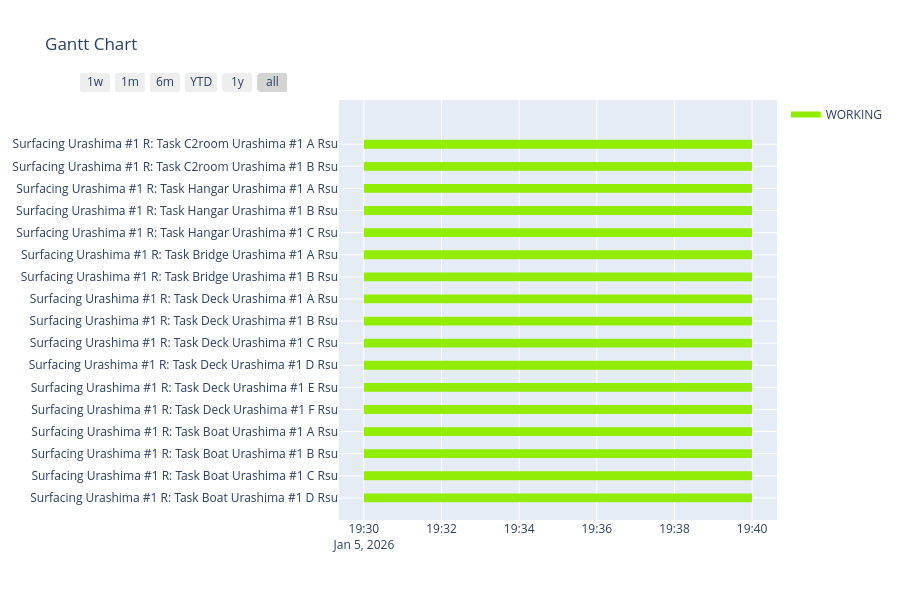

Here is the notebook cell this chart was saved with:
### Code cell
task_id_list = [
    ur8k_1_task_C2_A_Rsu.ID, ur8k_1_task_C2_B_Rsu.ID,
    ur8k_1_task_HA_A_Rsu.ID, ur8k_1_task_HA_B_Rsu.ID, ur8k_1_task_HA_C_Rsu.ID,
    ur8k_1_task_BR_A_Rsu.ID, ur8k_1_task_BR_B_Rsu.ID,
    ur8k_1_task_DE_A_Rsu.ID, ur8k_1_task_DE_B_Rsu.ID, ur8k_1_task_DE_C_Rsu.ID, ur8k_1_task_DE_D_Rsu.ID, ur8k_1_task_DE_E_Rsu.ID, ur8k_1_task_DE_F_Rsu.ID,
    ur8k_1_task_BO_A_Rsu.ID, ur8k_1_task_BO_B_Rsu.ID, ur8k_1_task_BO_C_Rsu.ID, ur8k_1_task_BO_D_Rsu.ID,
]

ur8k_1_surface_R.create_gantt_plotly(project.init_datetime, project.unit_timedelta, target_id_order_list=list(task_id_list)).show()

### Figure 1 — Plotly figure (JSON) as saved in the notebook; plotly's stock layout.template omitted (floating-point values rounded to 4 significant figures)
{"data": [{"fill": "toself", "fillcolor": "rgb(146, 237, 5)", "hoverinfo": "name", "legendgroup": "rgb(146, 237, 5)", "mode": "none", "name": "WORKING", "type": "scatter", "x": ["2026-01-05 19:30:00", "2026-01-05 19:40:00", "2026-01-05 19:40:00", "2026-01-05 19:30:00", "2026-01-05 19:30:00", "2026-01-05 19:30:00", "2026-01-05 19:40:00", "2026-01-05 19:40:00", "2026-01-05 19:30:00", "2026-01-05 19:30:00", "2026-01-05 19:30:00", "2026-01-05 19:40:00", "2026-01-05 19:40:00", "2026-01-05 19:30:00", "2026-01-05 19:30:00", "2026-01-05 19:30:00", "2026-01-05 19:40:00", "2026-01-05 19:40:00", "2026-01-05 19:30:00", "2026-01-05 19:30:00", "2026-01-05 19:30:00", "2026-01-05 19:40:00", "2026-01-05 19:40:00", "2026-01-05 19:30:00", "2026-01-05 19:30:00", "2026-01-05 19:30:00", "2026-01-05 19:40:00", "2026-01-05 19:40:00", "2026-01-05 19:30:00", "2026-01-05 19:30:00", "2026-01-05 19:30:00", "2026-01-05 19:40:00", "2026-01-05 19:40:00", "2026-01-05 19:30:00", "2026-01-05 19:30:00", "2026-01-05 19:30:00", "2026-01-05 19:40:00", "2026-01-05 19:40:00", "2026-01-05 19:30:00", "2026-01-05 19:30:00", "2026-01-05 19:30:00", "2026-01-05 19:40:00", "2026-01-05 19:40:00", "2026-01-05 19:30:00", "2026-01-05 19:30:00", "2026-01-05 19:30:00", "2026-01-05 19:40:00", "2026-01-05 19:40:00", "2026-01-05 19:30:00", "2026-01-05 19:30:00", "2026-01-05 19:30:00", "2026-01-05 19:40:00", "2026-01-05 19:40:00", "2026-01-05 19:30:00", "2026-01-05 19:30:00", "2026-01-05 19:30:00", "2026-01-05 19:40:00", "2026-01-05 19:40:00", "2026-01-05 19:30:00", "2026-01-05 19:30:00", "2026-01-05 19:30:00", "2026-01-05 19:40:00", "2026-01-05 19:40:00", "2026-01-05 19:30:00", "2026-01-05 19:30:00", "2026-01-05 19:30:00", "2026-01-05 19:40:00", "2026-01-05 19:40:00", "2026-01-05 19:30:00", "2026-01-05 19:30:00", "2026-01-05 19:30:00", "2026-01-05 19:40:00", "2026-01-05 19:40:00", "2026-01-05 19:30:00", "2026-01-05 19:30:00", "2026-01-05 19:30:00", "2026-01-05 19:40:00", "2026-01-05 19:40:00", "2026-01-05 19:30:00", "2026-01-05 19:30:00", "2026-01-05 19:30:00", "2026-01-05 19:40:00", "2026-01-05 19:40:00", "2026-01-05 19:30:00"], "y": [15.8, 15.8, 16.2, 16.2, null, 14.8, 14.8, 15.2, 15.2, null, 13.8, 13.8, 14.2, 14.2, null, 12.8, 12.8, 13.2, 13.2, null, 11.8, 11.8, 12.2, 12.2, null, 10.8, 10.8, 11.2, 11.2, null, 9.8, 9.8, 10.2, 10.2, null, 8.8, 8.8, 9.2, 9.2, null, 7.8, 7.8, 8.2, 8.2, null, 6.8, 6.8, 7.2, 7.2, null, 5.8, 5.8, 6.2, 6.2, null, 4.8, 4.8, 5.2, 5.2, null, 3.8, 3.8, 4.2, 4.2, null, 2.8, 2.8, 3.2, 3.2, null, 1.8, 1.8, 2.2, 2.2, null, 0.8, 0.8, 1.2, 1.2, null, -0.2, -0.2, 0.2, 0.2]}, {"legendgroup": "rgb(146, 237, 5)", "marker": {"color": "rgb(146, 237, 5)", "opacity": 0, "size": 1}, "mode": "markers", "name": "", "showlegend": false, "text": [null, null, null, null, null, null, null, null, null, null, null, null, null, null, null, null, null, null, null, null, null, null, null, null, null, null, null, null, null, null, null, null, null, null], "type": "scatter", "x": ["2026-01-05 19:30:00", "2026-01-05 19:40:00", "2026-01-05 19:30:00", "2026-01-05 19:40:00", "2026-01-05 19:30:00", "2026-01-05 19:40:00", "2026-01-05 19:30:00", "2026-01-05 19:40:00", "2026-01-05 19:30:00", "2026-01-05 19:40:00", "2026-01-05 19:30:00", "2026-01-05 19:40:00", "2026-01-05 19:30:00", "2026-01-05 19:40:00", "2026-01-05 19:30:00", "2026-01-05 19:40:00", "2026-01-05 19:30:00", "2026-01-05 19:40:00", "2026-01-05 19:30:00", "2026-01-05 19:40:00", "2026-01-05 19:30:00", "2026-01-05 19:40:00", "2026-01-05 19:30:00", "2026-01-05 19:40:00", "2026-01-05 19:30:00", "2026-01-05 19:40:00", "2026-01-05 19:30:00", "2026-01-05 19:40:00", "2026-01-05 19:30:00", "2026-01-05 19:40:00", "2026-01-05 19:30:00", "2026-01-05 19:40:00", "2026-01-05 19:30:00", "2026-01-05 19:40:00"], "y": [16, 16, 15, 15, 14, 14, 13, 13, 12, 12, 11, 11, 10, 10, 9, 9, 8, 8, 7, 7, 6, 6, 5, 5, 4, 4, 3, 3, 2, 2, 1, 1, 0, 0]}], "layout": {"height": 600, "hovermode": "closest", "showlegend": true, "title": {"text": "Gantt Chart"}, "xaxis": {"rangeselector": {"buttons": [{"count": 7, "label": "1w", "step": "day", "stepmode": "backward"}, {"count": 1, "label": "1m", "step": "month", "stepmode": "backward"}, {"count": 6, "label": "6m", "step": "month", "stepmode": "backward"}, {"count": 1, "label": "YTD", "step": "year", "stepmode": "todate"}, {"count": 1, "label": "1y", "step": "year", "stepmode": "backward"}, {"step": "all"}]}, "showgrid": true, "type": "date", "zeroline": false}, "yaxis": {"autorange": false, "range": [-1, 18], "showgrid": true, "ticktext": ["Surfacing Urashima #1 R: Task Boat Urashima #1 D Rsu", "Surfacing Urashima #1 R: Task Boat Urashima #1 C Rsu", "Surfacing Urashima #1 R: Task Boat Urashima #1 B Rsu", "Surfacing Urashima #1 R: Task Boat Urashima #1 A Rsu", "Surfacing Urashima #1 R: Task Deck Urashima #1 F Rsu", "Surfacing Urashima #1 R: Task Deck Urashima #1 E Rsu", "Surfacing Urashima #1 R: Task Deck Urashima #1 D Rsu", "Surfacing Urashima #1 R: Task Deck Urashima #1 C Rsu", "Surfacing Urashima #1 R: Task Deck Urashima #1 B Rsu", "Surfacing Urashima #1 R: Task Deck Urashima #1 A Rsu", "Surfacing Urashima #1 R: Task Bridge Urashima #1 B Rsu", "Surfacing Urashima #1 R: Task Bridge Urashima #1 A Rsu", "Surfacing Urashima #1 R: Task Hangar Urashima #1 C Rsu", "Surfacing Urashima #1 R: Task Hangar Urashima #1 B Rsu", "Surfacing Urashima #1 R: Task Hangar Urashima #1 A Rsu", "Surfacing Urashima #1 R: Task C2room Urashima #1 B Rsu", "Surfacing Urashima #1 R: Task C2room Urashima #1 A Rsu"], "tickvals": [0, 1, 2, 3, 4, 5, 6, 7, 8, 9, 10, 11, 12, 13, 14, 15, 16], "zeroline": false}}}
